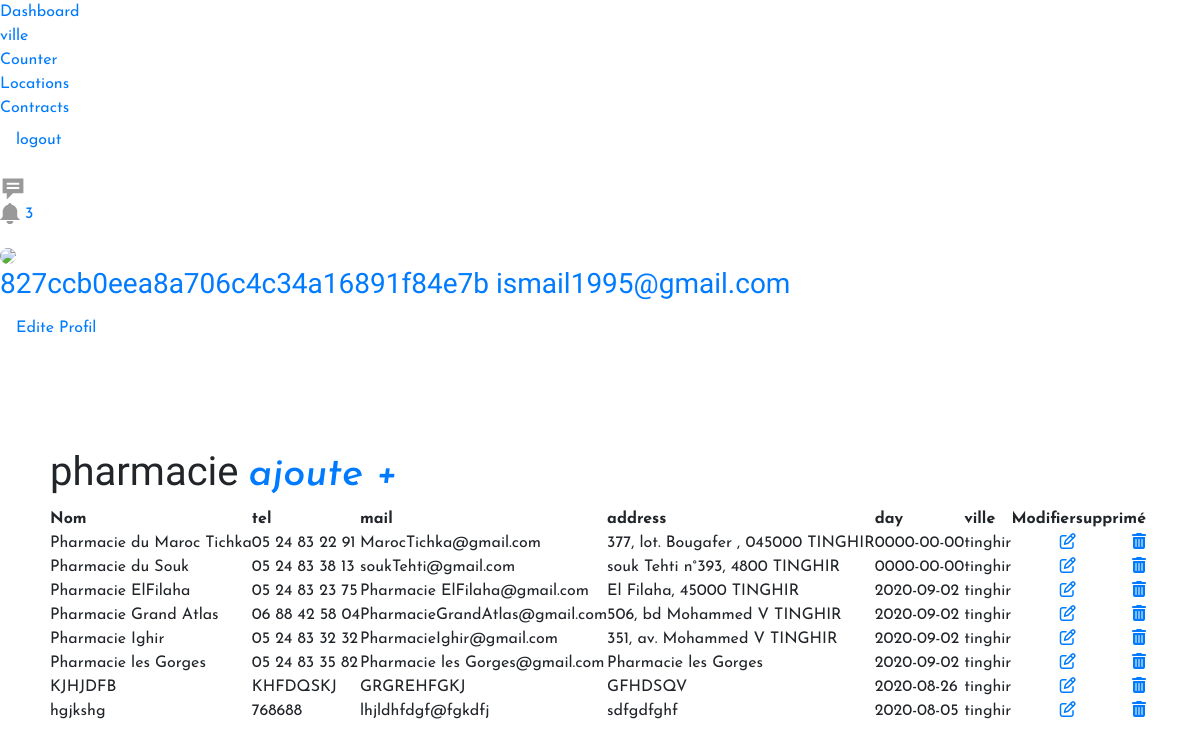
Screenshot of /Site-Web/admin/phara.php?id=18 (signed in) with the database file from the repository.
### tables this page shows
CREATE TABLE `phara` (
  `phara_id` int(11) NOT NULL,
  `name` text NOT NULL,
  `day` date NOT NULL,
  `ville_id` int(11) NOT NULL,
  `tel` varchar(255) NOT NULL,
  `mail` varchar(255) NOT NULL,
  `addrsse` varchar(255) NOT NULL,
  `ville` varchar(255) NOT NULL
);

### Site-Web/admin/phara.php (the view, shortened to what this page needs)
<?php
$hostname = "localhost";
$username = "root";
$password = "";
$dbname = "zentao";
$conn = mysqli_connect($hostname, $username, $password, $dbname);
$id = $_GET['id'];
?>
<!DOCTYPE html>
<html lang="en">
  <head>
    <link rel="stylesheet" href="css/stylee.css">
    <link rel="stylesheet" href="css/body.css">
    <link rel="stylesheet" href="css/responsive.css">
    <link rel="stylesheet" href="css/boarde.css">
    <link rel="stylesheet" href="https://stackpath.bootstrapcdn.com/bootstrap/4.5.0/css/bootstrap.min.css">
    <link rel="stylesheet" href="https://use.fontawesome.com/releases/v5.13.0/css/all.css">
  </head>
  <body style="font-family: 'Poppins';">
<link href='css/css.sass' rel='stylesheet' type='text/css'>
<div class="app-container">
  <nav class="nav">
    <ul class="nav__list">
      <li class="nav__list-item">
        <a href="#" class="nav__item-link">Dashboard </a>
      </li>
      <li class="nav__list-item">
        <a href="ville.php" class="nav__item-link">ville</a>
      </li>
      <li class="nav__list-item">
        <a href="#" class="nav__item-link">Counter</a>
      </li>
      <li class="nav__list-item">
        <a href="#" class="nav__item-link">Locations</a>
      </li>
      <li class="nav__list-item">
        <a href="#" class="nav__item-link">Contracts</a>
      </li>
      <li class="nav__list-item">
      <li class="nav-item"><a class="nav-link" href="logout.php">logout</a></li>
      </li>
    </ul>
  </nav>
  <div class="app-view">
    <nav class="utility-bar">
      <div class="utility-bar__inner">
        <ul class="utility-bar__list">
          <li class="utility-bar__list-item">
            <a href="#" class="utility-bar__item-link">
              <svg xmlns="http://www.w3.org/2000/svg" xmlns:xlink="http://www.w3.org/1999/xlink" version="1.2" baseProfile="tiny" x="0px" y="0px" viewBox="0 0 100 100" width="26px" xml:space="preserve"><path fill="#999" d="M10,66h16v24l24-24h40V10H10V66z M26,26h48v8H26V26z M26,42h48v8H26V42z"/></svg>
            </a>
          </li>
          <li class="utility-bar__list-item">
            <a href="#" class="utility-bar__item-link">
              <span class="utility-bar__indicator">3</span>
            </a>
          </li>
        </ul>
        <a href="#" class="utility-bar__account">
        <img src="<?php echo $_SESSION['image'] ?>" style="width: 40px;height: auto; border-radius:100px;">
          <h3><?php echo $_SESSION['firstname'] ?> <?php echo $_SESSION['lastname'] ?></h3>
          <li class="nav-item"><a class="nav-link" href="../Profil.php">Edite Profil</a></li>
        </a>
      </div>
    </nav>
    <section style="margin :50px ">
      <h2 style="margin-top:1%;text-align:center;"> <br> </h2>
      <div class="todolist" style="margin-top:1%;">
        <div class="column">
          <h1 class="title">pharmacie
            <a href='<?php echo "form_phara.php?id=".$id ?>'><i> ajoute +</i></a>
          </h1>
          <table>
          <div class='item'>
                  <thead>
                    <tr>
                      <th>Nom</th>
                      <th>tel</th>
                      <th>mail</th>
                      <th>address</th>
                      <th>day</th>
                      <th>ville</th>
                      <th>Modifier</th>
                      <th>supprimé</th>
                    </tr>
          <?php
            $posts = "SELECT * FROM phara WHERE ville_id = $id";
            $all_posts = mysqli_query($conn, $posts);
            while ($row = mysqli_fetch_array($all_posts)) {
              echo "
                  </thead>
                  <tr>
                  <td> ".$row['name']."</td>
                  <td> ".$row['tel']."</td>
                  <td> ".$row['mail']."</td>
                  <td> ".$row['addrsse']."</td>
                  <td> ".$row['day']."</td>
                  <td> ".$row['ville']."</td>
                 <td> <a href='update_phara.php?id=".$row['phara_id'].'&t_id='.$row['ville_id']."' style='float:right'><i class='fa fa-edit'></i></a>  </td>
                 <td> <a href='deletephara.php?id=".$row['phara_id']. '&t_id='.$row['ville_id']."' style='float:right'><i class='fa fa-trash'></i></a> </td>
                </tr>
              ";
            }
          ?>
        </div>
      </div>
    </section>
  </body>
</html>

### Site-Web/admin/css/stylee.css (style rules this page uses)
a { text-decoration: none; transition: all 0.3s ease-in-out; }
body { line-height: 26px; font-size: 16px; font-family: "Roboto", sans-serif; font-weight: normal; color: #777777; }
h1, h2, h3, h4, h5, h6 { font-family: "Heebo", sans-serif; font-weight: bold; }

### Site-Web/admin/css/boarde.css (style rules this page uses)
* { margin: 0; padding: 0; box-sizing: border-box; list-style: none; text-decoration: none; font-family: 'Josefin Sans', sans-serif; }

### rows the page displays
phara: name "Pharmacie du Maroc Tichka", tel "05 24 83 22 91", mail "MarocTichka@gmail.com", addrsse "377, lot. Bougafer , 045000 TINGHIR", day "0000-00-00", ville "tinghir"
phara: name "Pharmacie du Souk", tel "05 24 83 38 13", mail "soukTehti@gmail.com", addrsse "souk Tehti n°393, 4800 TINGHIR", day "0000-00-00", ville "tinghir"
phara: name "Pharmacie ElFilaha", tel "05 24 83 23 75", mail "Pharmacie ElFilaha@gmail.com", addrsse "El Filaha, 45000 TINGHIR", day "2020-09-02", ville "tinghir"
phara: name "Pharmacie Grand Atlas", tel "06 88 42 58 04", mail "PharmacieGrandAtlas@gmail.com", addrsse "506, bd Mohammed V TINGHIR", day "2020-09-02", ville "tinghir"
phara: name "Pharmacie Ighir", tel "05 24 83 32 32", mail "PharmacieIghir@gmail.com", addrsse "351, av. Mohammed V TINGHIR", day "2020-09-02", ville "tinghir"
phara: name "Pharmacie les Gorges", tel "05 24 83 35 82", mail "Pharmacie les Gorges@gmail.com", addrsse "Pharmacie les Gorges", day "2020-09-02", ville "tinghir"
phara: name "KJHJDFB", tel "KHFDQSKJ", mail "GRGREHFGKJ", addrsse "GFHDSQV", day "2020-08-26", ville "tinghir"
phara: name "hgjkshg", tel "768688", mail "lhjldhfdgf@fgkdfj", addrsse "sdfgdfghf", day "2020-08-05", ville "tinghir"

### other values shown
$_SESSION['firstname'] "827ccb0eea8a706c4c34a16891f84e7b"
$_SESSION['lastname'] "ismail1995@gmail.com"
